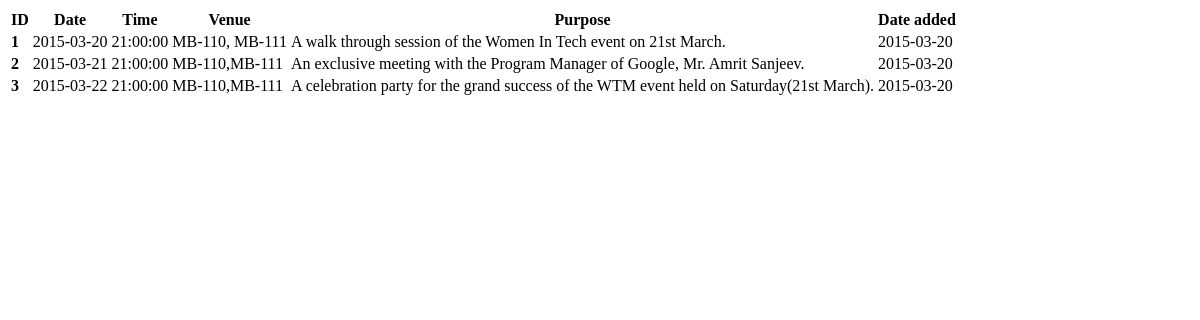
Page /event_user/view_meeting.php on the earlier database version.
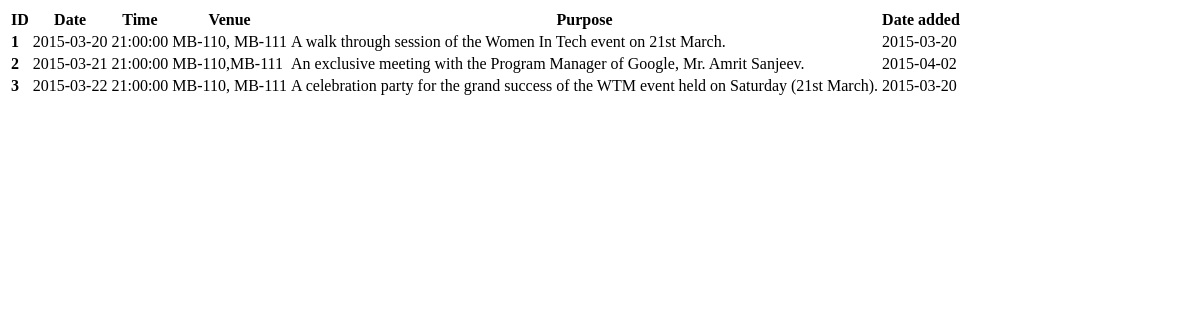
Same page on the later database version.
### tables this page shows
CREATE TABLE IF NOT EXISTS `meetings` (
  `id` int(11) NOT NULL AUTO_INCREMENT,
  `club_id` int(11) NOT NULL,
  `date` date NOT NULL,
  `time` time NOT NULL,
  `place` varchar(20) NOT NULL,
  `details` varchar(100) NOT NULL,
  `date_added` date NOT NULL,
  PRIMARY KEY (`id`)
);

### event_user/view_meeting.php (the view)
<?php
include('sql_con.php');
	$q1 = "select * from meetings";
	$r1 = mysqli_query($mysqli,$q1) or die("query error");
	echo "<html><body><div class='paddl'>";
	echo "<table class='hoverable centered'><thead><tr><th>ID</th><th>Date</th>
	<th>Time</th><th>Venue</th><th>Purpose</th><th>Date added</th></tr></thead><tbody>";
	while($row = mysqli_fetch_array($r1)) {
		echo "<tr>";
			echo "<td><b>$row[0]</b></td>";
			echo "<td>$row[2]</td>";
			echo "<td>$row[3]</td>";
			echo "<td>$row[4]</td>";
			echo "<td>$row[5]</td>";
			echo "<td>$row[6]</td>";
		echo "</tr>";
	}
	echo "</tbody></table></div></body></html>";
?>

Differences in the rows shown:
changed meetings "MB-110,MB-111": date_added "2015-03-20" → "2015-04-02"
changed meetings id 3: place "MB-110,MB-111" → "MB-110, MB-111"; details "A celebration party for the grand success of the WTM event held on Saturday(21st March)." → "A celebration party for the grand success of the WTM event held on Saturday (21st March)."
